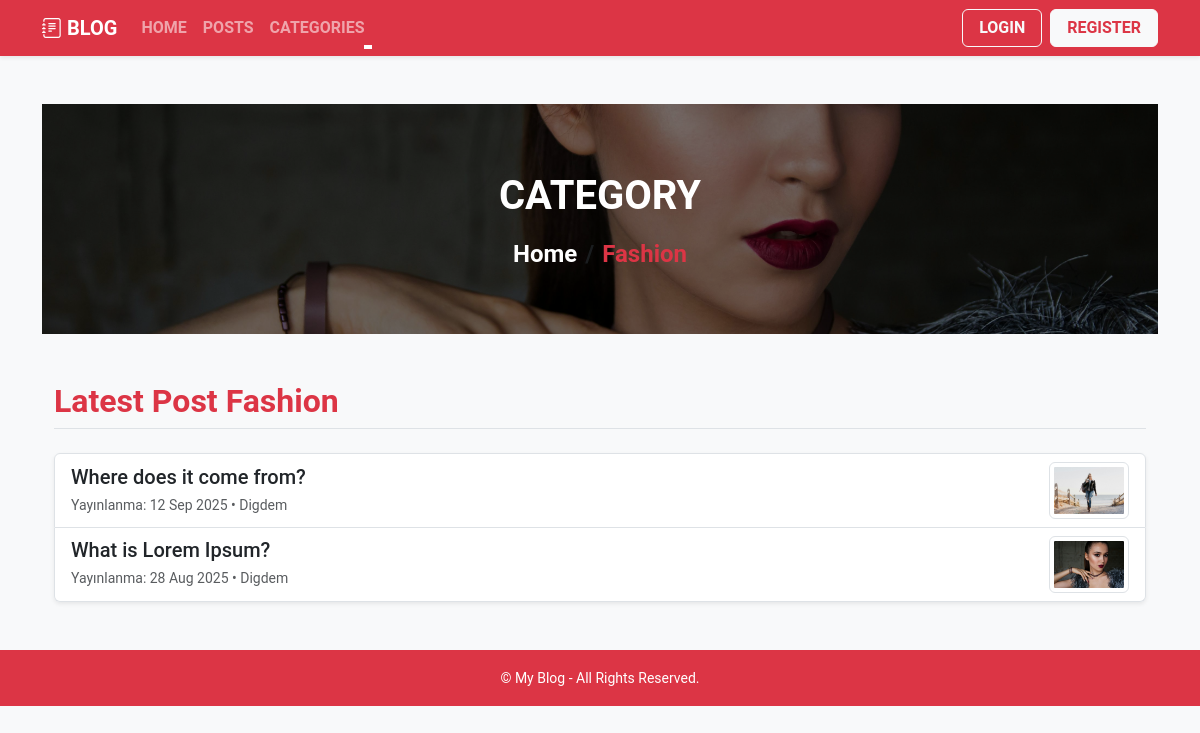
The page /category/fashion/ on the database its author committed.
### blog/models.py (models this page shows, shortened)
class Category(models.Model):
    name = models.CharField(max_length=50)  # Kategori adı
    slug = models.SlugField(editable=False, unique=True)  # URL uyumlu slug
    parent = models.ForeignKey(
        'self',                     # Kendisine referans (alt kategori için)
        on_delete=models.CASCADE,
        related_name='subcategories',  # Alt kategorilere ulaşım
        null=True, blank=True        # Boş olursa ana kategori olur
    )

class Post(models.Model):
    title = models.CharField(max_length=200)
    content = models.TextField()
    image = models.ImageField(upload_to='post_images/', blank=True, null=True)
    category = models.ForeignKey('Category', on_delete=models.CASCADE, related_name='posts')
    tags = models.ManyToManyField('Tag', blank=True)
    active = models.BooleanField(default=True)
    created_at = models.DateTimeField(auto_now_add=True)
    updated_at = models.DateTimeField(auto_now=True)
    author = models.ForeignKey(
        settings.AUTH_USER_MODEL,
        on_delete=models.CASCADE,
        related_name='posts',
        null=True, blank=True
    )
    slug = models.SlugField(editable=False, unique=True, max_length=220, null=True, blank=True)

### blog/views.py (the view)
# urls.py: path('category/<slug:slug>/', views.category_posts, name='category_posts'),  # Kategoriye göre filtre
def category_posts(request, slug):
    category = get_object_or_404(Category, slug=slug)
    posts = Post.objects.filter(category=category, active=True).order_by('-created_at')
    categories = Category.objects.all()
    return render(request, 'blog/category_detail.html', {
        'category': category,
        'category_posts': posts,
        'categories': categories,  # Sidebar için
    })

### blog/templates/blog/category_detail.html (shortened to what this page needs)
{% extends 'blog/base.html' %}
{% load static %}
{% block content %}
<section
  class="banner"
  style="background-image: url('{% static 'blog/images/model-5.jpg' %}')"
>
  <div class="overlay"></div>
  <div class="container py-5 position-relative" style="z-index: 2">
    <div class="row justify-content-center">
      <div class="col-md-12 text-center">
        <h1 class="text-uppercase fw-bold text-white"> Category</h1>
        <nav aria-label="breadcrumb">
          <ol class="breadcrumb justify-content-center bg-transparent">
            <li class="breadcrumb-item">
              <a href="{% url 'blog:home' %}" class="text-white text-decoration-none fw-bold h4">Home</a>
            </li>
            <li class="breadcrumb-item active text-danger h4 fw-bold" aria-current="page">
              {{ category.name }}
            </li>
          </ol>
        </nav>
      </div>
    </div>
  </div>
</section>
<div class="container mt-5">
  <h2 class="mb-4 text-danger fw-bold border-bottom pb-2">
  Latest Post {{ category.name }}
  </h2>
  {% if category_posts %}
  <div class="list-group shadow-sm rounded">
    {% for post in category_posts %}
    <a href="{% url 'blog:post_detail' post.slug %}" class="list-group-item list-group-item-action d-flex justify-content-between align-items-center">
      <div>
        <h5 class="mb-1">{{ post.title }}</h5>
        <small class="text-muted">
          Yayınlanma: {{ post.created_at|date:"d M Y" }} {% if post.author %} • {{ post.author.username }}{% endif %}
        </small>
      </div>
      {% if post.image %}
      <img src="{{ post.image.url }}" alt="{{ post.title }}" class="img-thumbnail" style="width: 80px; height: auto" />
      {% endif %}
    </a>
    {% endfor %}
  </div>
  {% else %}
  <div class="alert alert-warning mt-4" role="alert">
    Bu kategoriye ait henüz yazı eklenmemiş.
  </div>
  {% endif %}
</div>
{% endblock %}

### blog/templates/blog/base.html (shortened to what this page needs)
{% load static %}
<!DOCTYPE html>
<html lang="en">
<head>
  <link href="https://cdn.jsdelivr.net/npm/bootstrap@5.3.2/dist/css/bootstrap.min.css" rel="stylesheet">
  <link rel="stylesheet" href="https://cdn.jsdelivr.net/npm/bootstrap-icons@1.11.1/font/bootstrap-icons.css">
  <link rel="stylesheet" href="{% static 'blog/css/style.css' %}">
</head>
<body class="bg-light">
  <nav class="navbar navbar-expand-lg navbar-dark bg-danger shadow-sm sticky-top">
    <div class="container">
      <a class="navbar-brand fw-bold text-uppercase" href="{% url 'blog:home' %}">
        <i class="bi bi-journal-text"></i> BLOG
      </a>
      <div class="collapse navbar-collapse" id="navbarNav">
        <ul class="navbar-nav me-auto">
          <li class="nav-item">
            <a class="nav-link fw-bold text-uppercase" href="{% url 'blog:home' %}">Home</a>
          </li>
          <li class="nav-item">
            <a class="nav-link fw-bold text-uppercase" href="{% url 'blog:post_list' %}">Posts</a>
          </li>
          <li class="nav-item dropdown">
            <a class="nav-link fw-bold text-uppercase dropdown-toggle" href="#" id="categoriesDropdown"
               role="button" data-bs-toggle="dropdown" aria-expanded="false">
              Categories
            </a>
          </li>
        </ul>
        <ul class="navbar-nav ms-auto">
          <li class="nav-item me-2">
            <a class="btn btn-outline-light fw-bold text-uppercase px-3" href="#">Login</a>
          </li>
          <li class="nav-item">
            <a class="btn btn-light text-danger fw-bold text-uppercase px-3" href="#">Register</a>
          </li>
        </ul>
      </div>
    </div>
  </nav>
  <main class="container my-5">
    {% block content %}
    {% endblock %}
  </main>
  <footer class="bg-danger text-white text-center py-3 mt-5">
    <small>&copy; {{ now|date:"Y" }} My Blog - All Rights Reserved.</small>
  </footer>
</body>
</html>

### blog/static/blog/css/style.css (style rules this page uses)
html, body { height: 100%; margin: 0; padding: 0; font-family: "Roboto", sans-serif; font-weight: 400; font-style: normal; }
h1 { font-size: 2.5rem; font-weight: 700; text-align: center; margin: 0; padding: 0; margin-top: 20px; margin-bottom: 20px; }
.navbar-nav .nav-link { position: relative; }
.navbar-nav .nav-link::after { content: ""; position: absolute; width: 0; height: 2px; display: block; margin-top: 5px; right: 0; background: white; transition: width 0.3s ease; }
.banner { position: relative; width: 100%; height: 230px; background-size: cover; background-position: center center; }
.banner .overlay { position: absolute; top: 0; left: 0; width: 100%; height: 100%; background-color: rgba(0, 0, 0, 0.5); z-index: 1; }
.banner .container { position: relative; z-index: 2; }

### rows shown on the page
Category: name "Fashion"
Post: title "Where does it come from?", created_at "12 Sep 2025", author.username "Digdem", image (picture)
Post: title "What is Lorem Ipsum?", created_at "28 Aug 2025", author.username "Digdem", image (picture)
